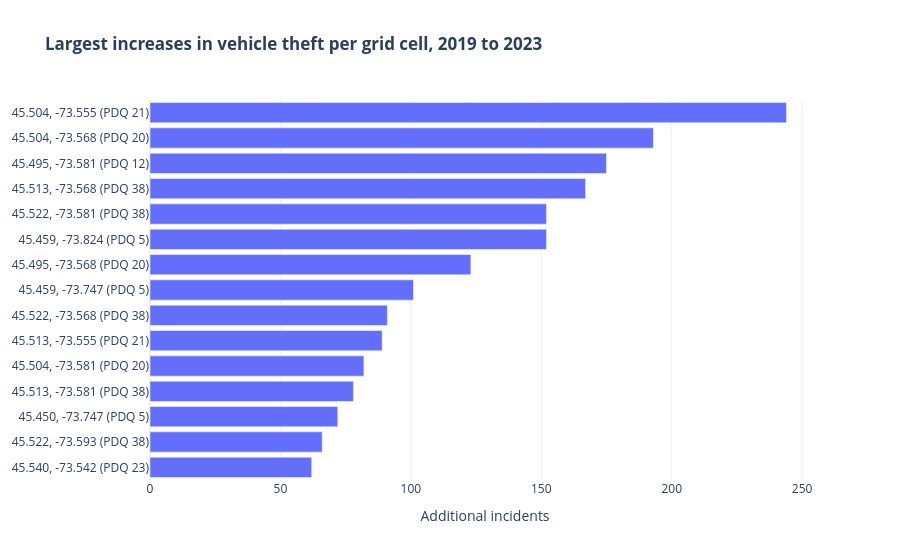

Notebook code cell kept with this figure:
### Markdown cell above
## 8. Geographic analysis
Police station (PDQ) boundaries were reorganized during the period (the number of stations drops from 34 to 29, see section 4), so comparing PDQs year to year would be misleading. Instead the island is divided into a regular **square grid in metres** (1 km by 1 km, projection MTM zone 8, the one the SPVM uses for its own X and Y columns). Each cell is labelled with the coordinates of its centre and the PDQ that most often covers it. Only incidents with a usable position are counted, so the real increases are larger than what the maps show.

### 8.1 Largest absolute increases
The comparison is between 2019 and the peak year of vehicle theft.

### Code cell
changes = cell_changes(full, "Vehicle theft", BASE_YEAR, peak_year, top=15, cell_m=CELL_M)
display(changes[["LABEL", BASE_YEAR, peak_year, "CHANGE", "PCT_CHANGE"]].round(0))

fig = px.bar(changes.iloc[::-1], x="CHANGE", y="LABEL", orientation="h",
             title="<b>Largest increases in vehicle theft per grid cell, {} to {}</b>".format(BASE_YEAR, peak_year))
fig.update_yaxes(title=None, type="category")
fig.update_xaxes(title="Additional incidents")
fig.show()

### Figure 1 — Plotly figure (JSON) as saved in the notebook; plotly's stock layout.template omitted (floating-point values rounded to 4 significant figures)
{"data": [{"hovertemplate": "CHANGE=%{x}<br>LABEL=%{y}<extra></extra>", "legendgroup": "", "marker": {"color": "#636efa", "pattern": {"shape": ""}}, "name": "", "orientation": "h", "showlegend": false, "textposition": "auto", "type": "bar", "x": [62, 66, 72, 78, 82, 89, 91, 101, 123, 152, 152, 167, 175, 193, 244], "xaxis": "x", "y": ["45.540, -73.542 (PDQ 23)", "45.522, -73.593 (PDQ 38)", "45.450, -73.747 (PDQ 5)", "45.513, -73.581 (PDQ 38)", "45.504, -73.581 (PDQ 20)", "45.513, -73.555 (PDQ 21)", "45.522, -73.568 (PDQ 38)", "45.459, -73.747 (PDQ 5)", "45.495, -73.568 (PDQ 20)", "45.459, -73.824 (PDQ 5)", "45.522, -73.581 (PDQ 38)", "45.513, -73.568 (PDQ 38)", "45.495, -73.581 (PDQ 12)", "45.504, -73.568 (PDQ 20)", "45.504, -73.555 (PDQ 21)"], "yaxis": "y"}], "layout": {"barmode": "relative", "legend": {"tracegroupgap": 0}, "title": {"text": "<b>Largest increases in vehicle theft per grid cell, 2019 to 2023</b>"}, "xaxis": {"anchor": "y", "domain": [0, 1], "title": {"text": "Additional incidents"}}, "yaxis": {"anchor": "x", "domain": [0, 1], "title": {}, "type": "category"}}}
